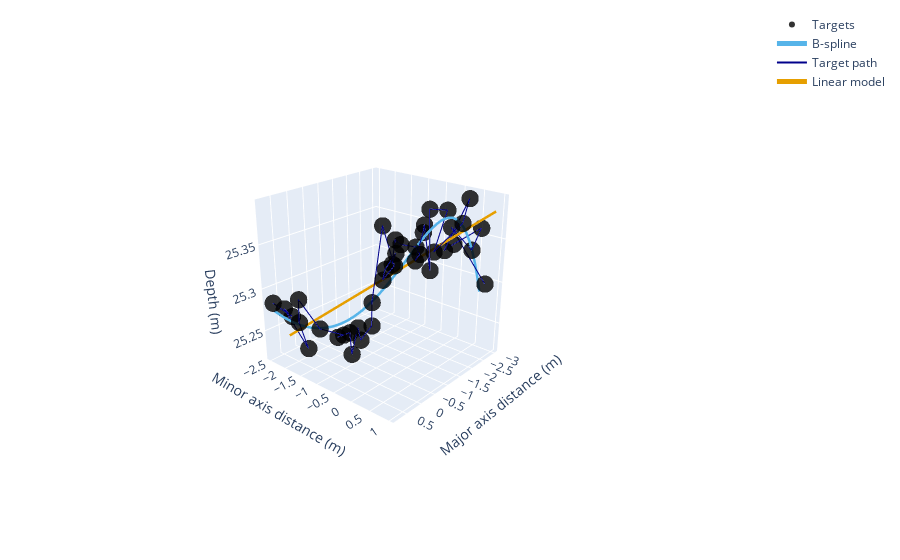

Here is the notebook cell this chart was saved with:
### Code cell
# FOR PRESENTATION ONLY
#from mooringParams import paramsDAFT1 as processParams1 # Each mooring has a specific params file with 
dfR, dfT = readExports(processParams1)
dfR2 = dfR[(dfR.Date_S > 20180715)&(dfR.Date_S < 20180730)&(dfR.Num_targets > 30)]
i = 215 #214 173, 196
#dfT['Target_true_depth'] = 60-dfT.Target_true_depth
trackPlot(dfT,dfR2.iloc[i].Process_ID,dfR2.iloc[i].Region_ID,plotElements =['targets','track_smoothed','track','track_linear'])
